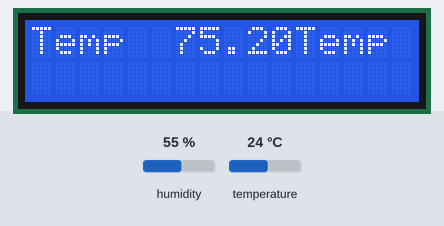
The sketch below on a simulated Arduino Uno, built with avr-gcc and run on an emulated ATmega328P. Parts: 16×2 character LCD. The inputs (shaded band) are chosen by the test bench; at power-on: temperature 24 °C, humidity 55 %.

Above: at 1.2 s.
1.3 s: temperature set to 41 °C
At 2.5 s:
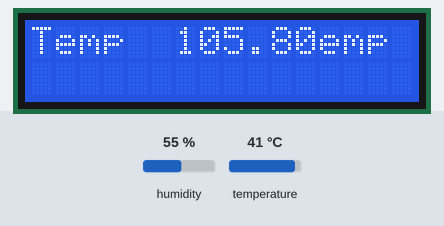
4.1 s: temperature set to 12 °C
At 5.3 s:
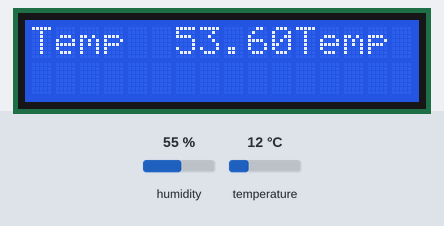
6.8 s: temperature set to 19 °C
At 9.3 s:
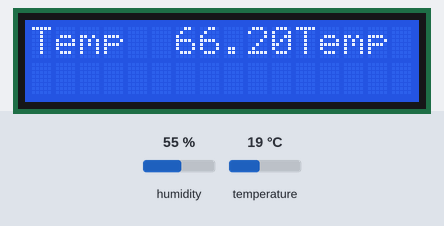
Timing chart, 0 to 10.8 s (numbered marks = the images above; inputs shaded):
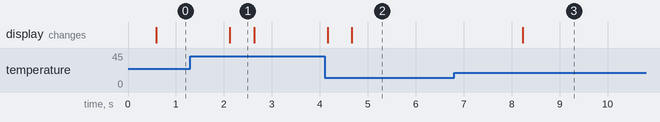

The sketch:

temp_with_lcd.ino
```cpp
/*
Adafruit Arduino - Lesson 12. Light and Temperature
*/

#include <LiquidCrystal.h>
#include "DHT.h"

#define DHTPIN 13
#define DHTTYPE DHT11

int lightPin = 1;

//                BS  E  D4 D5  D6 D7
LiquidCrystal lcd(7, 8, 9, 10, 11, 12);
DHT dht(DHTPIN, DHTTYPE);

void setup()
{
  lcd.begin(16, 2);
  Serial.begin(9600);
  dht.begin();
}

void loop()
{
  // Read temperature as Celsius (the default)
  float tempc = dht.readTemperature();
  // Read temperature as Fahrenheit (isFahrenheit = true)
  float tempf = dht.readTemperature(true);
  //         ----------------
  lcd.print("Temp         F  ");
  lcd.setCursor(6, 0);
  lcd.print(tempf);
  /*
  // Display Light on second row
  int lightReading = analogRead(lightPin);
  lcd.setCursor(0, 1);
  //         ----------------
  lcd.print("Light           ");
  lcd.setCursor(6, 1);
  lcd.print(lightReading);
  */
  delay(500);
}
```

Measured:
- after the input at 1.3 s, the display: changes after 0.83 s (image 1)
- after the input at 4.1 s, the display: first changes after 0.06 s (image 2 shows a later state)
- after the input at 6.8 s, the display: changes after 1.4 s (image 3)
- what the display in image 1 shows lasts 0.5 s, from 2.1 s to 2.6 s
